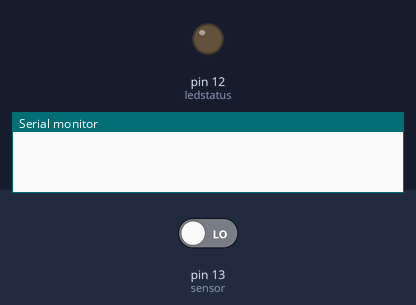
A sketch run on a simulated Arduino Uno, built with avr-gcc and run on an emulated ATmega328P. Parts: output pins drawn as LEDs (lit = HIGH), the last lines printed to the serial monitor. Dashed ring = blinking. The inputs (shaded band) are chosen by the test bench; at power-on: pin 13 (sensor) LOW.

Above: at 2.8 s.
2.9 s: pin 13 (sensor) driven HIGH
At 3.3 s:
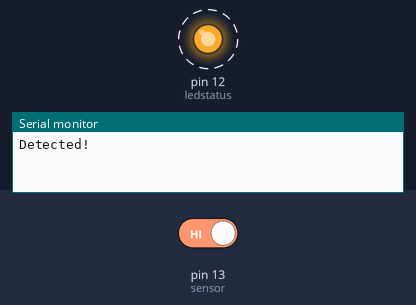
7.0 s: pin 13 (sensor) driven LOW
At 7.7 s:
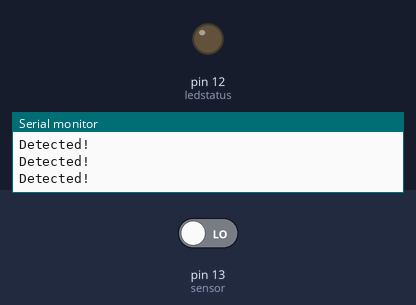
Timing chart, 0 to 10.0 s (numbered marks = the images above; inputs shaded):
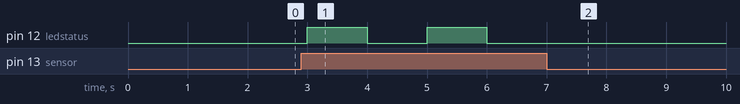

Measured:
- after the input at 2.9 s, pin 12 (ledstatus): alternates HIGH for 1.0 s and LOW for 1.0 s, starting after 0.10 s
- after the input at 7.0 s, pin 12 (ledstatus): stops changing and stays LOW

The sketch:

TouchOnOff.ino
```cpp
int ledstatus = 12;
int sensor = 13;
int lastState = LOW;

void setup() {
  Serial.begin(9600);
  pinMode(sensor, INPUT);
  pinMode(ledstatus, OUTPUT);
}

void loop() {
  long state = digitalRead(sensor);
  if(state == HIGH) {
    lastState = lastState == LOW ? HIGH : LOW;
    digitalWrite(ledstatus, lastState);
    Serial.println("Detected!");
  }
  delay(1000);
}
```
